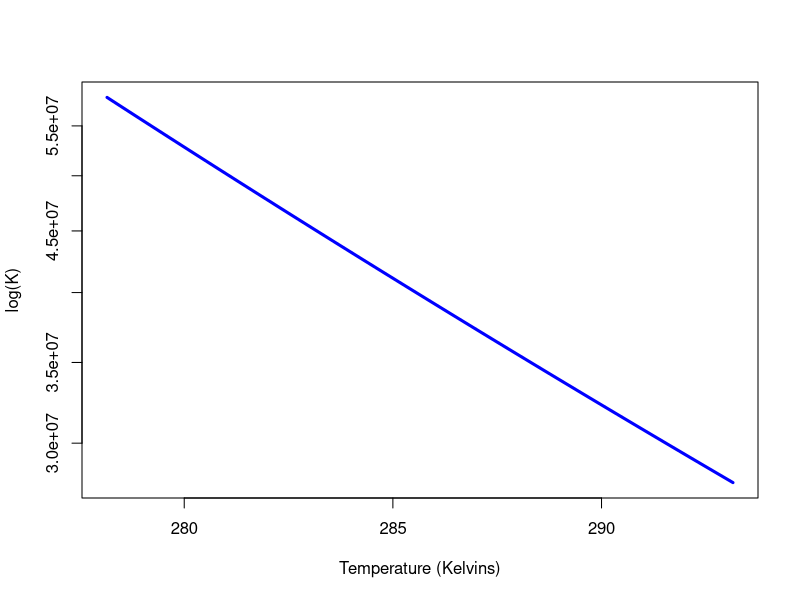
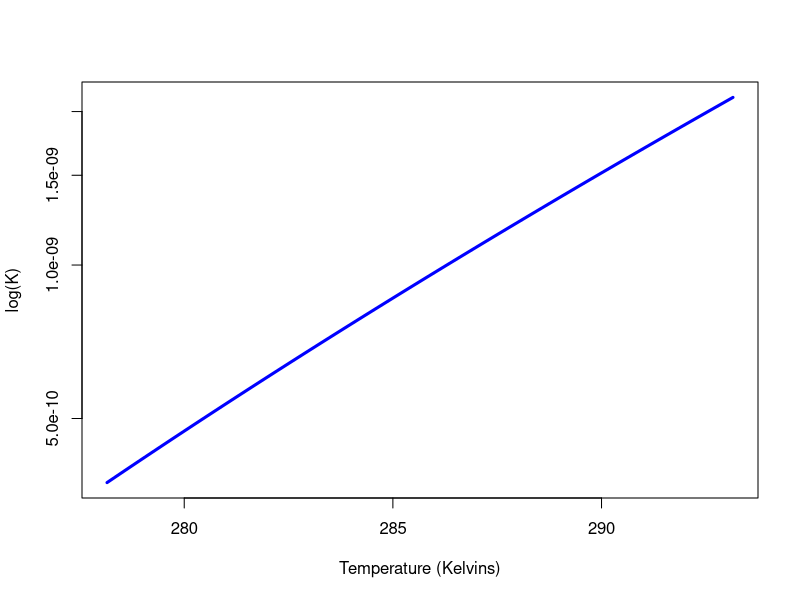
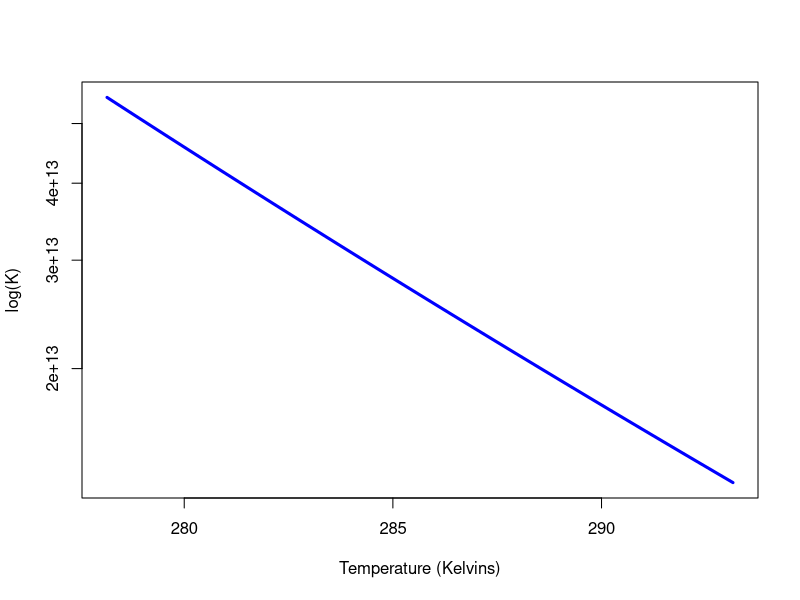
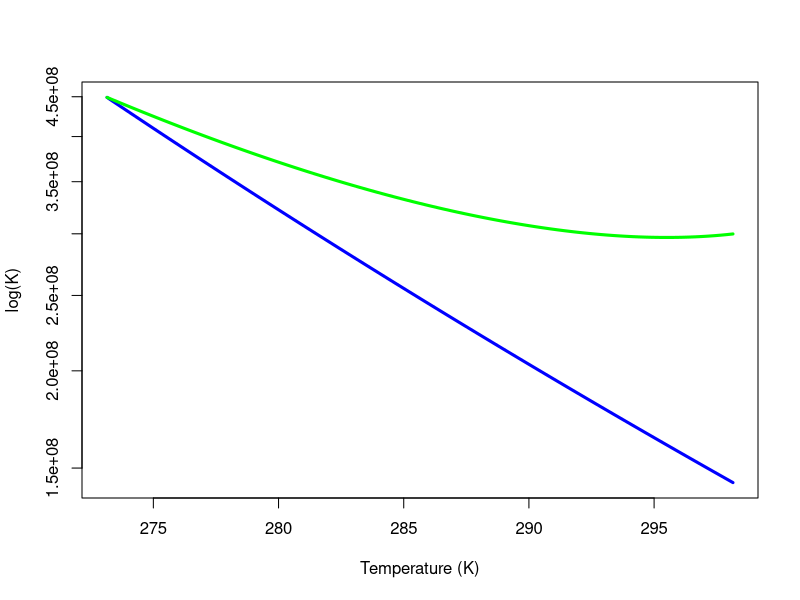

Source code (R) for these figures, in order: (Note: this script raises an error after producing the figures.)
library(broom)
library(tidyverse)
library(modelr)


## k0 is the ref K
## m is body mass
## s is the percentage change in body mass with each degree increase in temperature
## t is the temperature
## k is boltzman's constant
## EP is the activation energy of photosynthesis




k0 = 100000
m = 1000
s = 0
EP = -0.32
k = 8.62 * 10^(-5)

KMT <- function(k0, m, s, EP, k, t) k0*((m + s*(t-273.15))^(-3/4))*exp(EP/(k*t))

## draw K curve with TSR (in blue)
curve(KMT(k0 = 10000, m = 500, s = 2.5, EP = 0.32, k = 8.62 * 10^(-5), x), from=273.15+5, to=273.15+20, xlab="Temperature (Kelvins)", ylab="log(K)", log = "y", col = "blue", lwd = 3)

RMT <- function(k0, m, s, EP, k, t) k0*((m + s*(t-273.15))^(3/4))*exp(-EP/(k*t))
curve(RMT(k0 = 10, m = 50, s = 2.5, EP = 0.65, k = 8.62 * 10^(-5), x), from=273.15+5, to=273.15+20, xlab="Temperature (Kelvins)", ylab="log(K)", log = "y", col = "blue", lwd = 3)

## draw K curve with TSR (in blue)
curve(KMT(k0 = 10000, m = 500, s = 2.5, EP = 0.65, k = 8.62 * 10^(-5), x), from=273.15+5, to=273.15+20, xlab="Temperature (Kelvins)", ylab="log(K)", log = "y", col = "blue", lwd = 3)




## now add curve for K without TSR, shown in green
curve(KMT(k0 = 10000, m = 500, s = 0, EP = -0.32, k = 8.62 * 10^(-5), x), from=273.15+5, to=273.15+20, xlab="Temperature (Kelvins)", ylab="log(K)", log = "y", col = "green", add = TRUE, lwd = 3)



KMT <- function(k0, m, ss, EP, k, t) k0*((m + s*(t - 273.15))^(-3/4))*exp(-EP/(k*t))




## k0 is the ref K
## m is body mass at ref temp
## s is the percentage change in body mass with each degree increase in temperature
## t is the temperature
## k is boltzman's constant
## EP is the activation energy of photosynthesis


KMT <- function(k0, m, s, EP, k, t) k0*((m + ((-s/100)*m)*(t-273.15))^(-3/4))*exp(-EP/(k*t))

## now add curve for K without TSR, shown in blue
curve(KMT(k0 = 100000, m = 1000, s = 0, EP = -0.32, k = 8.62 * 10^(-5), x), from=273.15, to=273.15+25, xlab="Temperature (K)", ylab="log(K)", col = "blue", log = "y", lwd = 3)


## draw K curve with TSR (in green)
curve(KMT(k0 = 100000, m = 1000, s = 2.5, EP = -0.32, k = 8.62 * 10^(-5), x), from=273.15, to=273.15+25,
			xlab="Temperature (K)", ylab="log(K)", col = "green", log = "y", add = TRUE, lwd = 3)

library(tidyverse)

## now with ggplot!

KMT <- function(k0, m, s, EP, k, x) k0*((m + ((-s/100)*m)*(x-273.15))^(-3/4))*exp(-EP/(k*x))

f <- ggplot(data.frame(x = c(275.15, 275.15+25)), aes(x))

f + stat_function(fun= KMT, k0 = 100000, m = 1000, s = 2.5, EP = -0.32, k = 8.62 * 10^(-5))



## try again!


k0 = 100000
m = 1000
s = 0
EP = -0.32
k = 8.62 * 10^(-5)


KMT <- function(x) 6.5*((1000 + ((-2/100)*1000)*(x-273.15))^(-3/4))*exp(0.32/(8.62 * 10^(-5)*x))
KMT2 <- function(x) 6.5*((1000 + ((0/100)*1000)*(x-273.15))^(-3/4))*exp(0.32/(8.62 * 10^(-5)*x))
KMT3 <- function(x) 6.5*((1000 + ((-2.5/100)*1000)*(x-273.15))^(-3/4))*exp(0.32/(8.62 * 10^(-5)*x))

p + stat_function(fun = KMT, color = "blue", size = 2) +  stat_function(fun = KMT2, color = "green", size = 2) + xlim(273.15, 273.15 + 25) + scale_y_continuous(trans = "log") + theme_bw() +
	ylab("log K") + xlab("temperature (kelvins)")


k_obs <- read_csv("data-processed/output_rK_TT_cell_abundance.csv")


k_obs2 <- k_obs %>% 
	separate(ID, into = c("temperature", "replicate")) %>%
	mutate(temperature_kelvin = as.numeric(temperature) + 273.15) %>% 
	filter(K < 10^7)



KMT <- function(x) 7.5*((1000 + ((-2/100)*1000)*(x-278.15))^(-3/4))*exp(0.32/(8.62 * 10^(-5)*x))
KMT2 <- function(x) 7.5*((1000 + ((0/100)*1000)*(x-278.15))^(-3/4))*exp(0.32/(8.62 * 10^(-5)*x))
KMT3 <- function(x) 7.5*((1000 + ((-2.27/100)*1000)*(x-278.15))^(-3/4))*exp(0.32/(8.62 * 10^(-5)*x))

KMT2 <- function(x)17*((1000 + ((0/100)*1000)*(x-278.15))^(-0.87))*exp(0.32/(8.62 * 10^(-5)*x)) ## black
KMT3 <- function(x) 17*((1000 + ((-2.27/100)*1000)*(x-278.15))^(-0.87))*exp(0.32/(8.62 * 10^(-5)*x)) ## grey
p <- ggplot(data = data.frame(x = 0), mapping = aes(x = x))
p + geom_point(aes(x = temperature_kelvin, y = K), data = k_obs2, size = 0.5, alpha = 0) +
	# stat_function(fun = KMT, color = "grey", size = 2) + 
	stat_function(fun = KMT2, color = "black", size = 3) +
	stat_function(fun = KMT3, color = "grey", size = 3) +
	geom_point(aes(x = temperature_kelvin, y = K), data = k_obs2, size = 6, alpha = 0.5) +
	xlim(273.15 + 5, 273.15 + 25) +
	scale_y_continuous(trans = "log", breaks=seq(8000,30000,10000)) + theme_bw() +
	xlab("temperature (kelvin)") + ylab("ln carrying capacity (K)") +
	theme(text = element_text(size=20)) 
ggsave("figures/k-abundance-w-predictions-0.87.png")

kpred <- read_csv("data-processed/k-tsr-pred.csv")

kpreda <- read_csv("data-processed/k-tsr-pred-isometric.csv")

kpreda <- read_csv("data-processed/k-tsr-pred-isometric-0.87.csv")


kpred2 <- kpreda %>% 
	mutate(inverse_temp = 1/(8.62 * 10^(-5)*kelvin))

tsr <- kpred2 %>% 
	filter(treatment == "with_tsr")

no_tsr <- kpred2 %>% 
	filter(treatment == "without_tsr")

mod <- lm(log(k) ~ inverse_temp, data = tsr)
mod_no_tsr <- lm(log(k) ~ inverse_temp, data = no_tsr)

summary(mod)
tidy(mod, conf.int = TRUE)
tidy(mod_no_tsr, conf.int = TRUE)

kpred3 <- kpred2 %>% 
	add_predictions(mod, var = "pred") 
kpred4 <- kpred2 %>% 
	add_predictions(mod_no_tsr, var = "pred") 

k_obs_3 <- k_obs2 %>%
	mutate(temperature = as.numeric(temperature)) %>% 
	filter(temperature < 26) %>% 
	mutate(inverse_temp = 1/(8.62 * 10^(-5)*temperature_kelvin))

k_obs_4 <- k_obs2 %>%
	mutate(temperature = as.numeric(temperature)) %>% 
	mutate(inverse_temp = 1/(8.62 * 10^(-5)*temperature_kelvin))

ggplot() + 
	geom_point(aes(x = temperature_kelvin, y = log(K)), data = k_obs_3, size = 4, alpha = 0.5) +
	geom_line(aes(x = kelvin, y = pred-9.5), data = kpred3, color = "black", size = 2) +
	geom_line(aes(x = kelvin, y = pred-9.5), data = kpred4, color = "cadetblue", size = 2) +
	xlim(273.15, 273.15 + 25) + theme_bw() + xlab("temperature (kelvin)") + ylab("ln carrying capacity (K)") +
	theme(text = element_text(size=20))



## prediction line
ggplot() +	
ggplot(aes(x = inverse_temp, y = log(K))) + geom_point(size = 6, alpha = 0.5) +geom_smooth(method = "lm", color = "black", size = 3) +
	geom_line(aes(x = inverse_temp, y = pred-9.52), data = kpred4, color = "cadetblue", size = 3) +
	# geom_line(aes(x = inverse_temp, y = pred-9.55), data = kpred3, color = "red", size = 3)+
	scale_x_reverse(limits = c(42, 38.75)) +
	theme_bw() + xlab("temperature (1/kT)") + ylab("ln carrying capacity (K)") +
	theme(text = element_text(size=20))
ggsave("figures/k-temp-prediction-line.pdf")

## now with data

ggplot(aes(x = inverse_temp, y = log(K)), data = k_obs_3, size = 4, alpha = 0.5) + geom_point(size = 6, alpha = 0.5)+
	geom_smooth(method = "lm", color = "black", size = 3) + 
	geom_line(aes(x = inverse_temp, y = pred-9.52), data = kpred4, color = "cadetblue", size = 3) +
	# geom_line(aes(x = inverse_temp, y = pred-9.55), data = kpred3, color = "red", size = 3)+
	scale_x_reverse(limits = c(42, 38.75)) +
	theme_bw() + xlab("temperature (1/kT)") + ylab("ln carrying capacity (K)") +
	theme(text = element_text(size=20))
ggsave("figures/k-temp-prediction-line-with-data.pdf")


## now with new prediction (Figure 2 in paper)

ggplot(aes(x = inverse_temp, y = log(K)), data = k_obs_3, size = 4, alpha = 0.5) +
	geom_smooth(method = "lm", color = "#386CB0", size = 0.5) + 
	geom_line(aes(x = inverse_temp, y = pred + 0.025), data = kpred4, color = "black", size = 1, linetype = "dotted") +
	geom_line(aes(x = inverse_temp, y = pred + 0.045), data = kpred3, color = "black", size = 1, linetype = "dashed")+
	geom_smooth(method = "lm", colour="#386CB0", size = 1, fill = "#386CB0") + 
	geom_point(size = 4, alpha = 0.7, colour="#386CB0")+
	geom_point(size = 4, shape = 1, color = "black")+
	# geom_point(aes(x = inverse_temp, y = log(K)), data = k_obs_4, size = 4, alpha = 0.7)+
	scale_x_reverse(limits = c(42, 38.75)) +
	# scale_x_reverse(limits = c(42, 37)) +
	theme_bw() + xlab("Temperature (1/kT)") + ylab("Log carrying capacity (K)") +
	theme(panel.grid.major = element_blank(), panel.grid.minor = element_blank(),
				panel.background = element_blank(), axis.line = element_line(colour = "black")) +
	theme(text = element_text(size=14, family = "Helvetica"))
	# annotate("text", x = 41, y = 10.35, label = "prediction incorporating the \n temperature-size rule", size = 5) +
	# annotate("segment", x = 41.75, xend = 41.85, y = 10.34, yend = 10.27, colour="black", size=0.5, arrow = arrow(angle = 15, type = "closed", length = unit(0.03, "npc"))) +
	# annotate("text", x = 40.4, y = 9.4, label = "prediction with temperature \n independent body size", size = 5) +
	# annotate("segment", x = 39.65, xend = 39.4, y = 9.38, yend = 9.38, colour="black", size=0.5, arrow = arrow(angle = 20, type = "closed", length = unit(0.03, "npc"))) 
ggsave("figures/k-temp-prediction-line-with-data-new-pred.pdf")
ggsave("figures/k-temp-prediction-line-with-data-new-pred.png", width = 6, height = 5)


k_obs_biovolume <- read_csv("data-processed/output_rK_TT.csv")

k_obs2_biovolume <- k_obs_biovolume %>% 
	separate(ID, into = c("temperature", "replicate")) %>%
	mutate(temperature_kelvin = as.numeric(temperature) + 273.15) %>% 
	filter(K < 10^9)

k_obs_3_biovolume <- k_obs2_biovolume %>%
	mutate(temperature = as.numeric(temperature)) %>% 
	filter(temperature < 26) %>% 
	mutate(inverse_temp = 1/(8.62 * 10^(-5)*temperature_kelvin))

mod_b <- lm(log(K) ~ inverse_temp, data = k_obs_3_biovolume)
summary(mod_b)

### now biovolume
ggplot(aes(x = inverse_temp, y = log(K)), data = k_obs_3_biovolume, size = 4, alpha = 0.5) + geom_point(size = 6, alpha = 0.5)+
	geom_smooth(method = "lm", color = "black", size = 3) +
	geom_line(aes(x = inverse_temp, y = pred-2.55), data = kpred4, color = "cadetblue", size = 3) +
	scale_x_reverse(limits = c(42, 38.75)) +
	theme_bw() + xlab("temperature (1/kT)") + ylab("ln population biomass(K)") +
	theme(text = element_text(size=20))
ggsave("figures/k-temp-prediction-line-with-biovolume.pdf")



# now let’s try to actually make predictions ------------------------------

x <- seq(278.15, 278.15+20, by = 0.01)
tsr_pred <- function(x) {
	y <- 5.1*((1000 + ((-2.27/100)*1000)*(x-278.15))^(-3/4))*exp(0.33/(8.62 * 10^(-5)*x))
} 

savage_pred <- function(x) {
	y <- 4.9*((1000 + ((0/100)*1000)*(x-278.15))^(-3/4))*exp(0.33/(8.62 * 10^(-5)*x))
} 

tsr_predictions <- sapply(x, tsr_pred)
savage_predictions <- sapply(x, savage_pred)
pred_df <- data.frame(K_tsr = tsr_predictions, K_savage = savage_predictions, temperature_kelvin = x)

pred_df2 <- pred_df %>% 
	mutate(inverse_temp = 1/(8.62 * 10^(-5)*temperature_kelvin))



	pred_df2 %>% 
		lm(log(K_tsr) ~ inverse_temp, data = .) %>% 
	tidy(., conf.int = TRUE)
	
	
	pred_df2 %>% 
		lm(log(K_savage) ~ inverse_temp, data = .) %>% 
		tidy(., conf.int = TRUE)

	ggplot(aes(x = inverse_temp, y = log(K)), data = k_obs_3) + 
		geom_smooth(method = "lm", color = "black") +
	 geom_line(aes(x = inverse_temp, y = log(K_savage)), data = pred_df2, linetype = "dotted", size = 1) +
		geom_smooth(method = "lm", color = "black", data = pred_df2, aes(x = inverse_temp, y = log(K_tsr)), linetype = "dashed") +
		theme_bw() + geom_point(size = 4, shape = 1, color = "black") +
		geom_point(size = 4, alpha = 0.5) +
		xlab("Temperature (1/kT)") + ylab("ln carrying capacity (cells/mL)") +
		theme(panel.grid.major = element_blank(), panel.grid.minor = element_blank(),
					panel.background = element_blank(), axis.line = element_line(colour = "black")) +
		theme(text = element_text(size=14, family = "Helvetica")) +
		scale_x_reverse(sec.axis = sec_axis(~((1/(.*8.62 * 10^(-5)))-273.15))) + xlab("Temperature (1/kT)") + ggtitle("Temperature (°C)") +
		theme(plot.title = element_text(hjust = 0.5, size = 14))
	ggsave("figures/k-temp-prediction-line-with-data-dual-axis.png", width = 6, height = 5)


	
## messing around
	

KMT2 <- function(x) 7.5*((1000 + ((0/100)*1000)*(x-278.15))^(-3/4))*exp(-0.32/(8.62 * 10^(-5)*x))

			
	
		ggplot(aes(x = inverse_temp, y = log(K)), data = k_obs_3) + 
		# geom_smooth(method = "lm", color = "black") +
		# geom_line(aes(x = inverse_temp, y = log(K_savage)), data = pred_df2, linetype = "dotted", size = 1) +
		# geom_smooth(method = "lm", color = "black", data = pred_df2, aes(x = inverse_temp, y = log(K_tsr)), linetype = "dashed") +
		theme_bw() +
		# geom_point(size = 4, shape = 1, color = "black") +
		# geom_point(size = 4, alpha = 0.5) +
		xlab("Temperature (1/kT)") + ylab("ln carrying capacity (cells/mL)") +
		theme(panel.grid.major = element_blank(), panel.grid.minor = element_blank(),
					panel.background = element_blank(), axis.line = element_line(colour = "black")) +
		theme(text = element_text(size=14, family = "Helvetica")) +
		scale_x_continuous(sec.axis = sec_axis(~((1/(.*8.62 * 10^(-5)))-273.15))) + xlab("Temperature (1/kT)") + ggtitle("Temperature (°C)") +
		theme(plot.title = element_text(hjust = 0.5, size = 14)) + 
			stat_function(fun = KMT2) + scale_y_log10()
		

